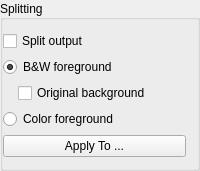
    <widget class="CollapsibleGroupBox" name="splittingOptions">
     <property name="styleSheet">
      <string notr="true"/>
     </property>
     <property name="title">
      <string>Splitting</string>
     </property>
     <property name="alignment">
      <set>Qt::AlignLeading|Qt::AlignLeft|Qt::AlignVCenter</set>
     </property>
     <layout class="QVBoxLayout" name="verticalLayout_9">
      <property name="leftMargin">
       <number>0</number>
      </property>
      <item>
           <widget class="QCheckBox" name="splittingCB">
            <property name="text">
             <string>Split output</string>
            </property>
           </widget>
      </item>
      <item>
           <widget class="QRadioButton" name="bwForegroundRB">
            <property name="text">
             <string>B&amp;&amp;W foreground</string>
            </property>
            <property name="checked">
             <bool>true</bool>
            </property>
           </widget>
      </item>
      <item>
           <layout class="QHBoxLayout" name="horizontalLayout_16">
            <property name="leftMargin">
             <number>15</number>
            </property>
            <item>
             <widget class="QCheckBox" name="originalBackgroundCB">
              <property name="toolTip">
               <string>Save the original background of the foreground layer.</string>
              </property>
              <property name="text">
               <string>Original background</string>
              </property>
             </widget>
            </item>
           </layout>
      </item>
      <item>
           <widget class="QRadioButton" name="colorForegroundRB">
            <property name="text">
             <string>Color foreground</string>
            </property>
           </widget>
      </item>
      <item>
         <widget class="QPushButton" name="applySplittingButton">
          <property name="text">
           <string>Apply To ...</string>
          </property>
         </widget>
      </item>
     </layout>
    </widget>
